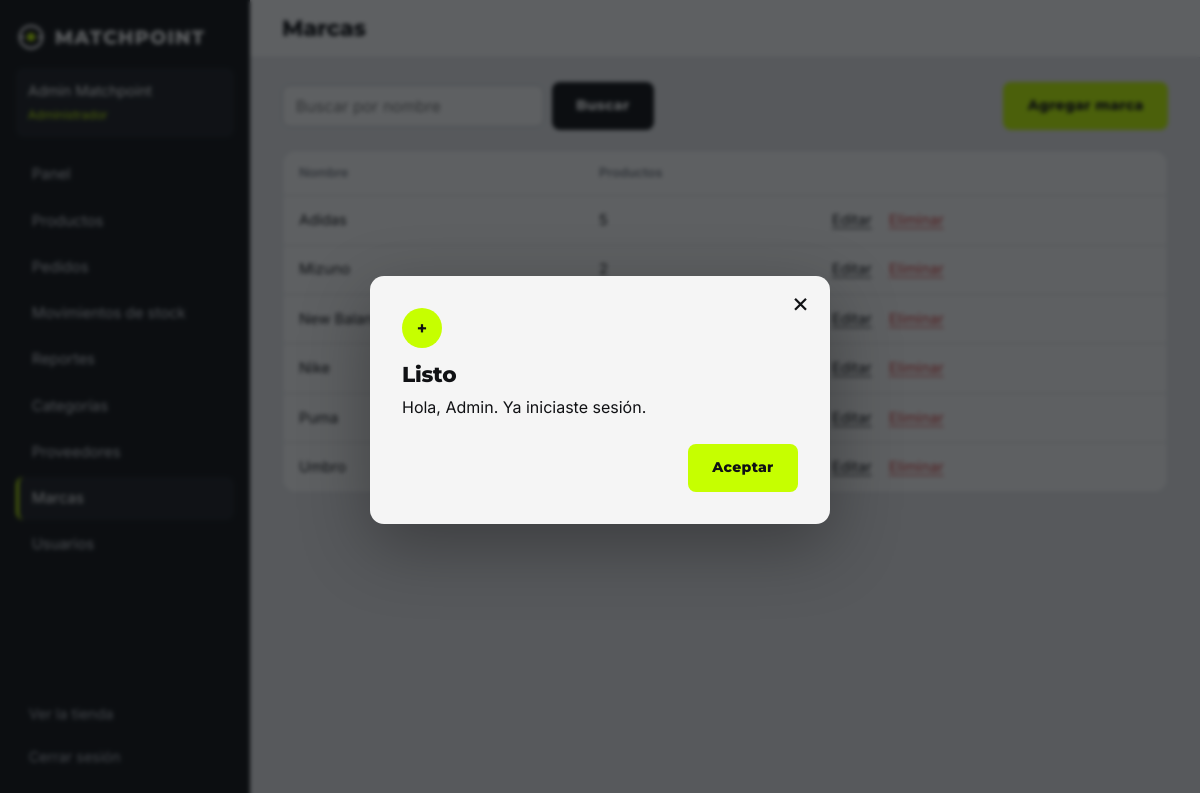
Page /admin/index.php?p=marcas (signed in) on the committed database.
### tables this page shows
CREATE TABLE usuarios (
  id        INT UNSIGNED NOT NULL AUTO_INCREMENT,
  nombre    VARCHAR(60)  NOT NULL,
  apellido  VARCHAR(60)  NOT NULL,
  email     VARCHAR(120) NOT NULL,
  password  VARCHAR(255) NOT NULL,                  
  telefono  VARCHAR(30)  NULL,
  rol       ENUM('cliente','operador','admin') NOT NULL DEFAULT 'cliente',
  activo    TINYINT(1)   NOT NULL DEFAULT 1,
  creado_en DATETIME     NOT NULL DEFAULT CURRENT_TIMESTAMP,
  PRIMARY KEY (id),
  UNIQUE KEY uq_usuarios_email (email),
  KEY idx_usuarios_rol (rol)
);

CREATE TABLE marcas (
  id     INT UNSIGNED NOT NULL AUTO_INCREMENT,
  nombre VARCHAR(60)  NOT NULL,
  slug   VARCHAR(80)  NOT NULL,
  PRIMARY KEY (id),
  UNIQUE KEY uq_marcas_nombre (nombre),
  UNIQUE KEY uq_marcas_slug (slug)
);

### core/Database.php (called while the page is built, shortened)
<?php
class Database
{
    private static $pdo = null;
    public static function pdo(): PDO
    {
        if (self::$pdo === null) {
            $dsn = 'mysql:host=' . DB_HOST . ';dbname=' . DB_NAME . ';charset=' . DB_CHARSET;
            try {
                self::$pdo = new PDO($dsn, DB_USER, DB_PASS, [
                    PDO::ATTR_ERRMODE            => PDO::ERRMODE_EXCEPTION,
                    PDO::ATTR_DEFAULT_FETCH_MODE => PDO::FETCH_ASSOC,
                    PDO::ATTR_EMULATE_PREPARES   => false,
                ]);
            } catch (PDOException $e) {
                http_response_code(500);
                error_log('Conexión fallida: ' . $e->getMessage());
                exit('No se pudo conectar con la base de datos. Revisá config/config.php.');
            }
        }
        return self::$pdo;
    }
    public static function consulta(string $sql, array $params = []): PDOStatement
    {
        $st = self::pdo()->prepare($sql);
        $st->execute($params);
        return $st;
    }
    public static function filas(string $sql, array $params = []): array
    {
        return self::consulta($sql, $params)->fetchAll();
    }
    public static function fila(string $sql, array $params = [])
    {
        $r = self::consulta($sql, $params)->fetch();
        return $r === false ? null : $r;
    }
    public static function valor(string $sql, array $params = [])
    {
        $r = self::consulta($sql, $params)->fetchColumn();
        return $r === false ? null : $r;
    }
}

### core/Auth.php (called while the page is built, shortened)
<?php
class Auth
{
    public static function usuario()
    {
        return isset($_SESSION['user']) ? $_SESSION['user'] : null;
    }
    public static function logueado(): bool
    {
        return isset($_SESSION['user']['id']);
    }
    public static function id(): int
    {
        return self::logueado() ? (int) $_SESSION['user']['id'] : 0;
    }
    public static function rol(): string
    {
        return self::logueado() ? $_SESSION['user']['rol'] : '';
    }
    public static function esAdmin(): bool
    {
        return self::rol() === 'admin';
    }
    public static function refrescar(): void
    {
        $u = Usuario::porId(self::id());
    }
}

### models/Usuario.php (called while the page is built, shortened)
<?php
class Usuario
{
    public static function porId(int $id)
    {
        return Database::fila('SELECT * FROM usuarios WHERE id = :id', ['id' => $id]);
    }
}

### core/bootstrap.php (called while the page is built, shortened)
<?php
require_once __DIR__ . '/helpers.php';
Auth::refrescar();

### views/admin/catalogo_lista.php (the view, shortened to what this page needs)
<div class="admin__acciones">
    <form class="filtros-barra" method="get" action="<?= e(BASE_URL . '/admin/index.php') ?>">
        <input type="search" id="q" name="q" value="<?= e($q) ?>" placeholder="Buscar por nombre" maxlength="60">
        <button class="btn btn--oscuro" type="submit">Buscar</button>
    </form>
    <a class="btn btn--verde" href="<?= e(aurl($tipo, ['a' => 'nuevo'])) ?>">Agregar <?= e($c['singular']) ?></a>
</div>
<div class="caja caja--tabla">
<?php if (!$items): ?><p class="vacio-texto">No hay registros.</p><?php else: ?>
    <div class="tabla-scroll"><table class="tabla">
        <thead><tr>
            <?php foreach ($c['campos'] as $cfg): ?><th><?= e($cfg[0]) ?></th><?php endforeach; ?>
            <th>Productos</th><th><span class="solo-lector">Acciones</span></th>
        </tr></thead>
        <tbody>
        <?php foreach ($items as $it): ?>
            <tr>
                <?php foreach ($c['campos'] as $campo => $cfg): ?><td><?= e($it[$campo]) ?></td><?php endforeach; ?>
                <td><?= (int) $it['productos'] ?></td>
                <td class="celda-acciones">
                    <a href="<?= e(aurl($tipo, ['a' => 'editar', 'id' => $it['id']])) ?>">Editar</a>
                    <?php if (Auth::esAdmin()): ?>
                    <form method="post" action="<?= e(aurl($tipo, ['a' => 'eliminar'])) ?>" data-confirmar="¿Eliminar este registro?">
                        <?= csrf_campo() ?><input type="hidden" name="id" value="<?= (int) $it['id'] ?>"><button type="submit" class="enlace-peligro">Eliminar</button>
                    </form>
                    <?php endif; ?>
                </td>
            </tr>
        <?php endforeach; ?>
        </tbody>
    </table></div>
<?php endif; ?>
</div>

### views/layout/admin.php (shortened to what this page needs)
<?php
$menu = [
    ['dashboard', 'Panel', false], ['productos', 'Productos', false], ['pedidos', 'Pedidos', false],
    ['movimientos', 'Movimientos de stock', false], ['reportes', 'Reportes', false],
    ['categorias', 'Categorías', false], ['proveedores', 'Proveedores', false], ['marcas', 'Marcas', false],
    ['usuarios', 'Usuarios', true],
];
$u = Auth::usuario();
?><!DOCTYPE html>
<html lang="es">
<head>
<link rel="stylesheet" href="<?= e(asset('css/style.css') . '?v=' . filemtime(PUBLIC_PATH . '/css/style.css')) ?>">
<link rel="stylesheet" href="<?= e(asset('css/admin.css') . '?v=' . filemtime(PUBLIC_PATH . '/css/admin.css')) ?>">
</head>
<body class="admin" data-base="<?= e(BASE_URL) ?>">
<div class="admin__marco">
    <aside class="admin__lateral" id="lateral">
        <a class="logo" href="<?= e(aurl('dashboard')) ?>"><?= logo_svg() ?><span class="logo__texto">MATCHPOINT</span></a>
        <p class="admin__rol"><?= e($u['nombre'] . ' ' . $u['apellido']) ?><br><small><?= e(Usuario::ROLES[$u['rol']]) ?></small></p>
        <nav aria-label="Panel">
            <ul>
                <?php foreach ($menu as $m): if ($m[2] && !Auth::esAdmin()) continue; ?>
                    <li><a href="<?= e(aurl($m[0])) ?>"<?= $seccion === $m[0] ? ' aria-current="page"' : '' ?>><?= e($m[1]) ?></a></li>
                <?php endforeach; ?>
            </ul>
        </nav>
        <div class="admin__pie">
            <a href="<?= e(url('inicio')) ?>">Ver la tienda</a>
            <form method="post" action="<?= e(url('logout')) ?>"><?= csrf_campo() ?><button type="submit">Cerrar sesión</button></form>
        </div>
    </aside>
    <div class="admin__principal">
        <header class="admin__barra">
            <h1><?= e($titulo) ?></h1>
        </header>
        <?php require ROOT_PATH . '/views/partials/modal.php'; ?>
        <main id="contenido" class="admin__contenido"><?= $contenido ?></main>
    </div>
</div>
</body>
</html>

### public/css/style.css (style rules this page uses)
:root { --negro: #101114; --gris-oscuro: #1B1D22; --blanco: #F5F5F5; --verde: #C6FF00; --gris: #777C85; --linea-oscura: #2B2E35; --linea: #DCDEE2; --fondo-img: #ECEDEF; --error: #D93B3B; --aviso: #B7791F; --radio: 8px; --radio-grande: 14px; --sombra: 0 2px 10px rgba(16, 17, 20, .08); --alto-cabecera: 98px; --fuente-titulo: "Montserrat", "Arial Black", "Segoe UI", system-ui, sans-serif; --fuente-texto: "Inter", "Segoe UI", system-ui, -apple-system, Roboto, Arial, sans-serif; --fondo: #F5F5F5; --fondo-alt: #FFFFFF; --superficie: #FFFFFF; --texto: #101114; --texto-suave: #4C5059; --linea-fuerte: #C5C8CE; --campo-fondo: #FFFFFF; --campo-borde: #C3C6CC; --btn-bg: #101114; --btn-fg: #F5F5F5; --btn-bg-hover: #1B1D22; --sel-bg: #101114; --sel-fg: #F5F5F5; --foco: #101114; --rayas-a: #F1F2F4; --rayas-b: #E8E9EC; --sombra-foco: rgba(16, 17, 20, .14); color-scheme: light; }
*, *::before, *::after { box-sizing: border-box; }
html { scroll-behavior: smooth; -webkit-text-size-adjust: 100%; }
body { margin: 0; font-family: var(--fuente-texto); font-size: 16px; line-height: 1.55; color: var(--texto); background: var(--fondo); min-height: 100vh; display: flex; flex-direction: column; }
main { flex: 1 0 auto; }
h1, h2, h3 { font-family: var(--fuente-titulo); font-weight: 800; line-height: 1.12; margin: 0 0 .5em; letter-spacing: -.01em; }
h1 { font-size: clamp(1.8rem, 4vw, 2.6rem); }
p { margin: 0 0 1em; }
a { color: inherit; text-underline-offset: 3px; }
ul, ol { margin: 0; padding: 0; list-style: none; }
button, input, select, textarea { font: inherit; color: inherit; }
button { cursor: pointer; }
.btn { display: inline-flex; align-items: center; justify-content: center; gap: .5rem; min-height: 46px; padding: .7rem 1.4rem; border: 2px solid transparent; border-radius: var(--radio); font-family: var(--fuente-titulo); font-weight: 800; font-size: .88rem; letter-spacing: .02em; text-decoration: none; text-align: center; transition: background-color .2s, color .2s, border-color .2s, transform .15s; }
.btn--verde { background: var(--verde); color: var(--negro); }
.btn--oscuro { background: var(--btn-bg); color: var(--btn-fg); }
.logo { display: inline-flex; align-items: center; gap: .55rem; text-decoration: none; color: var(--blanco); }
.logo__texto { font-family: var(--fuente-titulo); font-weight: 800; font-size: 1.2rem; letter-spacing: .06em; }
.formulario--caja, .caja { background: var(--superficie); border: 1px solid var(--linea); border-radius: var(--radio-grande); padding: clamp(1.25rem, 3vw, 2rem); }
.tabla-scroll { overflow-x: auto; }
.tabla { width: 100%; border-collapse: collapse; background: var(--superficie); font-size: .92rem; }
.tabla th { text-align: left; padding: .75rem 1rem; font-size: .8rem; color: var(--gris); font-weight: 600; border-bottom: 1px solid var(--linea); white-space: nowrap; }
.tabla td { padding: .8rem 1rem; border-bottom: 1px solid var(--linea); vertical-align: middle; }
.tabla tr:last-child td { border-bottom: 0; }

### rows in the picture
usuarios: nombre+apellido "Admin Matchpoint", rol "Administrador"
marcas: nombre "Adidas", productos "5"
marcas: nombre "Mizuno"
marcas: nombre "New Balance"
marcas: nombre "Nike"
marcas: nombre "Puma"
marcas: nombre "Umbro"

### other values in the picture
$m[1] "Panel"
$m[1] "Productos"
$m[1] "Pedidos"
$m[1] "Movimientos de stock"
$m[1] "Reportes"
$m[1] "Categorías"
$m[1] "Proveedores"
$m[1] "Marcas"
$m[1] "Usuarios"
$titulo "Marcas"
$c['singular'] "marca"
$cfg[0] "Nombre"
